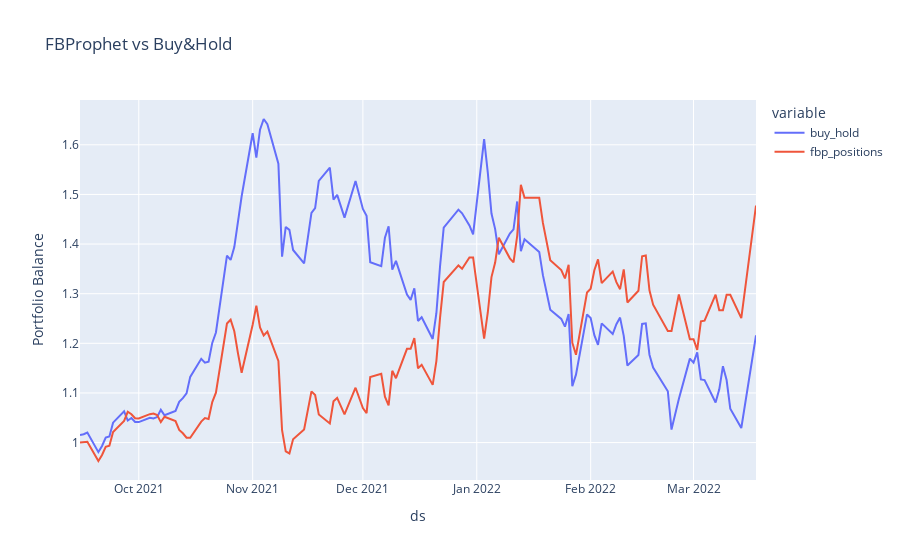

The cell this chart's notebook holds for it:
### Code cell
# Visualizing results
fig = px.line(
    performance,
    x=performance.index,
    y=performance.columns,
    title='FBProphet vs Buy&Hold',
    labels={"value": "Portfolio Balance",
            "index": "Date"}
)

fig.show()
